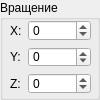
  <widget class="QGroupBox" name="groupBox_2">
   <property name="geometry">
    <rect>
     <x>650</x>
     <y>120</y>
     <width>100</width>
     <height>100</height>
    </rect>
   </property>
   <property name="title">
    <string>Вращение</string>
   </property>
   <widget class="QWidget" name="formLayoutWidget_2">
    <property name="geometry">
     <rect>
      <x>10</x>
      <y>20</y>
      <width>81</width>
      <height>74</height>
     </rect>
    </property>
    <layout class="QFormLayout" name="formLayout_2">
     <item row="0" column="0">
      <widget class="QLabel" name="label_4">
       <property name="text">
        <string>X:</string>
       </property>
      </widget>
     </item>
     <item row="0" column="1">
      <widget class="QSpinBox" name="XRot">
       <property name="minimum">
        <number>-360</number>
       </property>
       <property name="maximum">
        <number>360</number>
       </property>
      </widget>
     </item>
     <item row="1" column="1">
      <widget class="QSpinBox" name="YRot">
       <property name="minimum">
        <number>-360</number>
       </property>
       <property name="maximum">
        <number>360</number>
       </property>
      </widget>
     </item>
     <item row="2" column="1">
      <widget class="QSpinBox" name="ZRot">
       <property name="minimum">
        <number>-360</number>
       </property>
       <property name="maximum">
        <number>360</number>
       </property>
      </widget>
     </item>
     <item row="1" column="0">
      <widget class="QLabel" name="label_5">
       <property name="text">
        <string>Y:</string>
       </property>
      </widget>
     </item>
     <item row="2" column="0">
      <widget class="QLabel" name="label_6">
       <property name="text">
        <string>Z:</string>
       </property>
      </widget>
     </item>
    </layout>
   </widget>
  </widget>
